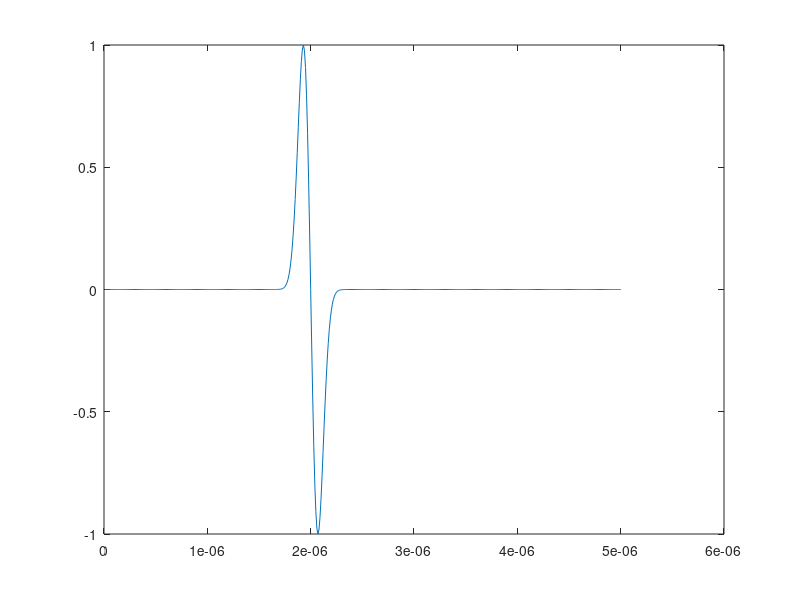
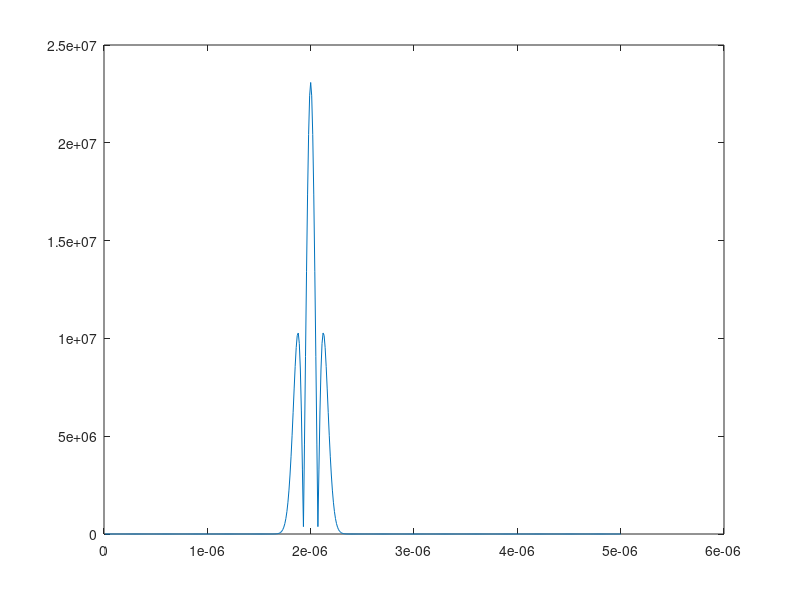

Here is the MATLAB script that generated these plots, in order:
clear
close all
dt = 1e-8;
t = 1*dt:dt:500*dt;

Ap = 1;
tau = 10*dt;
t0 = 200*dt;


p = -Ap*sqrt(2*exp(1)/tau^2)*(t-t0).*exp(-((t-t0)/tau).^2);

dp = zeros(1,500);

for k = 2:499
    dp(k) = (p(k+1)-p(k-1))/(t(k+1)-t(k-1));
end

plot(t,p)

figure
plot(t,abs(dp))